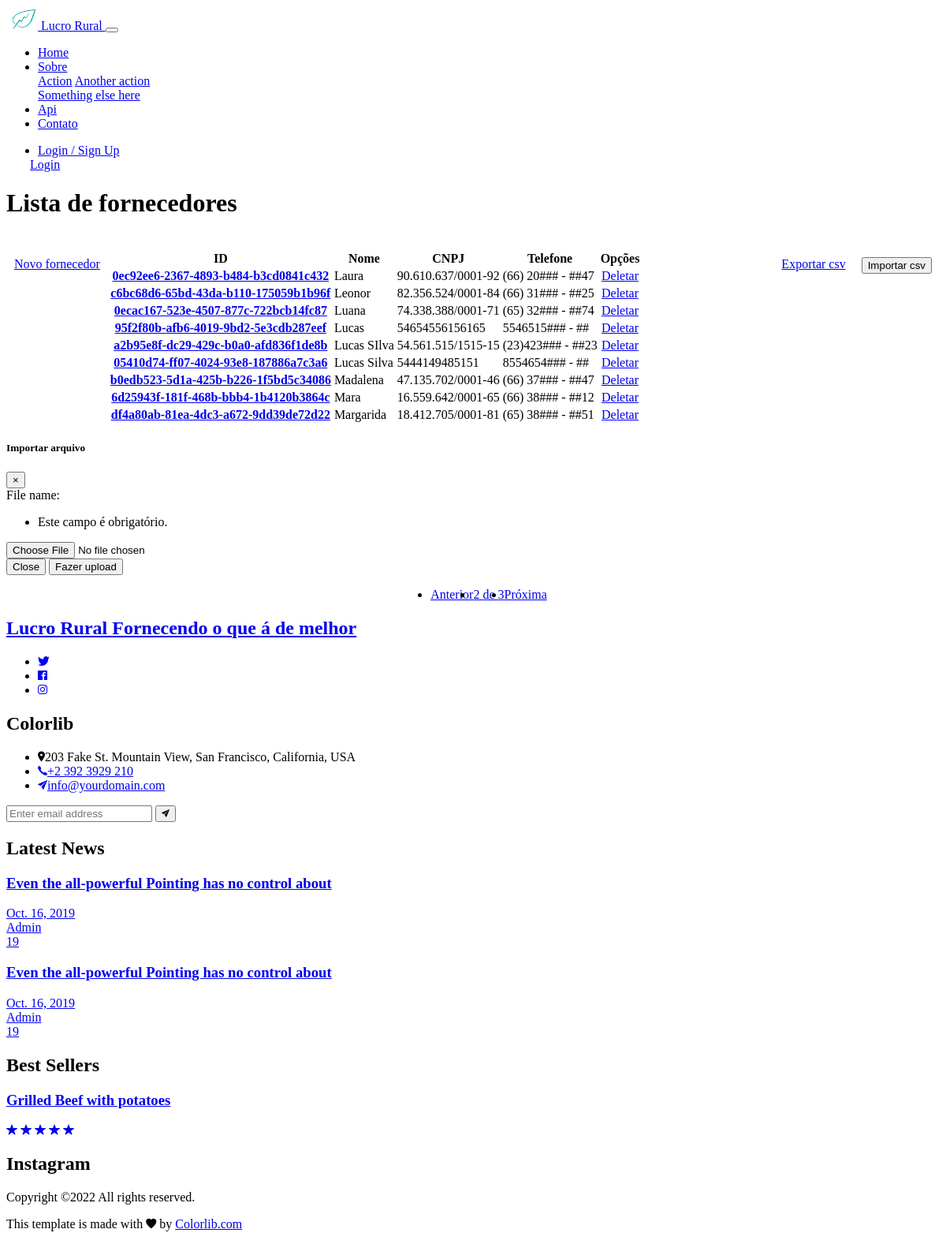
The app's page /upload-file/?page=2 with its own data.
### apps/fornecedor/models.py (models this page shows, shortened)
class Fornecedor(models.Model):
    id = models.UUIDField(primary_key=True, unique=True, default=uuid.uuid4, blank=True) #default=uuid.uuid4, editable=False
    nome = models.CharField(max_length=100, null=False, blank=False)
    cnpj = models.CharField(max_length=18, null=False, blank=False)
    telefone = models.CharField(max_length=14, null=False, blank=False)
    data_cadastro = models.DateTimeField(auto_now=True)
    def get_telefone(self):
        if self.telefone:
            telefone = str(self.telefone)
            telefone_parte_1 = telefone[0:7]
            telefone_parte_2 = telefone[12:14]
            telefone_formatado = f"{telefone_parte_1}### - ##{telefone_parte_2}"
            return telefone_formatado
    class Meta:
        db_table = 'Fornecedor'
        verbose_name  = 'Fornecedor'
        verbose_name_plural = 'Fornecedores'
        managed = True

### apps/fornecedor/views.py (the view, shortened to what this page needs)
# urls.py: path('upload-file/', all_fornecedores, name='all_fornecedores'),
def all_fornecedores(request):
    fornecedor = Fornecedor.objects.all().order_by('nome')
    form = CsvForm(request.POST, request.FILES or None)
    paginator = Paginator(fornecedor, 9)
    page = request.GET.get('page')
    posts = paginator.get_page(page)
    context = {
        'fornecedor':fornecedor,
        'form':form,
        'posts':posts
    }
    return render(request, 'fornecedor/all_fornecedores.html',context)

### apps/fornecedor/forms.py
class CsvForm(forms.ModelForm):
    class Meta:
        model = Csv
        fields = ('file_name',)

### apps/frontend/templates/fornecedor/all_fornecedores.html (shortened to what this page needs)
{% extends 'base.html' %}
{% load static %}
{% block head %}
<link href="{% static 'fornecedores/css/estilo.css' %}" rel="stylesheet">
{% endblock %}
{% block body %}
<div class="container">
    <h1> Lista de fornecedores</h1>
    <div style="align-items: center; display:flex; justify-content: center;">
        <br>
    </div>
    <div class="row">
        <div>
            <a style="margin:10px; float: left;"  href="{% url 'Create_Fornecedor' %}" class="btn btn-success">Novo fornecedor</a>
        </div>
        <div>
            <button style="margin:10px; float: right;" class="btn btn-success"  data-toggle="modal" data-target="#exampleModal">Importar csv</button>
        </div>
        <div >
            <a style="margin:10px; float: right;"  href="{% url 'export_csv' %}" class="btn btn-warning">Exportar csv</a>
        </div>
        <div class="table table-responsive">
            <table class="table  table-bordered">
                <thead>
                    <tr>
                        <th scope="col">ID</th>
                        <th scope="col">Nome</th>
                        <th scope="col">CNPJ</th>
                        <th scope="col">Telefone</th>
                        <th scope="col">Opções</th>
                    </tr>
                </thead>
                {% for fornecedor in posts.object_list %}
                    <tbody>
                        <tr>
                            <th scope="row tabela"><a href="{% url 'FornecedorEdit' %}">{{fornecedor.id}}</a></th>
                            <td class="tabela">{{fornecedor.nome}}</td>
                            <td>{{fornecedor.cnpj}}</td>
                            {% if request.user.groups.all.0.name == 'admin' or request.user.groups.all.0.name == 'dono' %}
                                <td>{{fornecedor.telefone}}</td>
                            {% else %}
                                <td>{{fornecedor.get_telefone}}</td>
                            {% endif %}
                            <td>
                                <a href="{% url 'FornecedorDelete' fornecedor.id %}" class="btn btn-danger" style="justify-content: center; display: flex;">Deletar</a>
                            </td>
                        </tr>
                    </tbody>
                {% endfor %}
            </table>
        </div>
    </div>
    <div class="modal fade" id="exampleModal" tabindex="-1" aria-labelledby="exampleModalLabel" aria-hidden="true">
        <div class="modal-dialog">
            <div class="modal-content">
                <div class="modal-header">
                    <h5 class="modal-title" id="exampleModalLabel">Importar arquivo</h5>
                    <button type="button" class="close" data-dismiss="modal" aria-label="Close">
                        <span aria-hidden="true">&times;</span>
                    </button>
                </div>
                <form action="" method="POST" enctype="multipart/form-data">
                    <div class="modal-body">
                        {{form}}
                    </div>
                    <div class="modal-footer">
                        <button type="button" class="btn btn-secondary" data-dismiss="modal">Close</button>
                        <button type="submit" class="btn btn-success">Fazer upload</button>
                    </div>
                </form>
            </div>
        </div>
    </div>
    <nav aria-label="Navegação de página exemplo">
        <ul class="pagination justify-content-center" style="justify-content: center; display: flex;">
            {% if posts.has_previous != 0 %}
                <li class="page-item">
                    <a class="page-link" href="?page={{ posts.previous_page_number }}">Anterior</a>
                </li>
            {% else %}
                <li class="page-item disabled">
                    <a class="page-link">Anterior</a>
                </li>
            {% endif %}
                <li class="page-item">
                    <a class="page-link" href="#">{{ posts.number }} de {{ posts.paginator.num_pages }}</a>
                </li>
            {% if posts.has_next %}
            <li class="page-item ">
                <a class="page-link" href="?page={{ posts.next_page_number }}">Próxima</a>
            </li>
            {% endif %}
        </ul>
    </nav>
</div>
{% endblock body %}

### records on screen
Fornecedor: id "0ec92ee6-2367-4893-b484-b3cd0841c432", nome "Laura", cnpj "90.610.637/0001-92", get_telefone "(66) 20### - ##47"
Fornecedor: id "c6bc68d6-65bd-43da-b110-175059b1b96f", nome "Leonor", cnpj "82.356.524/0001-84", get_telefone "(66) 31### - ##25"
Fornecedor: id "0ecac167-523e-4507-877c-722bcb14fc87", nome "Luana", cnpj "74.338.388/0001-71", get_telefone "(65) 32### - ##74"
Fornecedor: id "95f2f80b-afb6-4019-9bd2-5e3cdb287eef", nome "Lucas", cnpj "54654556156165", get_telefone "5546515### - ##"
Fornecedor: id "a2b95e8f-dc29-429c-b0a0-afd836f1de8b", nome "Lucas SIlva", cnpj "54.561.515/1515-15", get_telefone "(23)423### - ##23"
Fornecedor: id "05410d74-ff07-4024-93e8-187886a7c3a6", nome "Lucas Silva", cnpj "5444149485151", get_telefone "8554654### - ##"
Fornecedor: id "b0edb523-5d1a-425b-b226-1f5bd5c34086", nome "Madalena", cnpj "47.135.702/0001-46", get_telefone "(66) 37### - ##47"
Fornecedor: id "6d25943f-181f-468b-bbb4-1b4120b3864c", nome "Mara", cnpj "16.559.642/0001-65", get_telefone "(66) 38### - ##12"
Fornecedor: id "df4a80ab-81ea-4dc3-a672-9dd39de72d22", nome "Margarida", cnpj "18.412.705/0001-81", get_telefone "(65) 38### - ##51"

### other values on screen
{{ posts.number }} "2"
{{ posts.paginator.num_pages }} "3"
